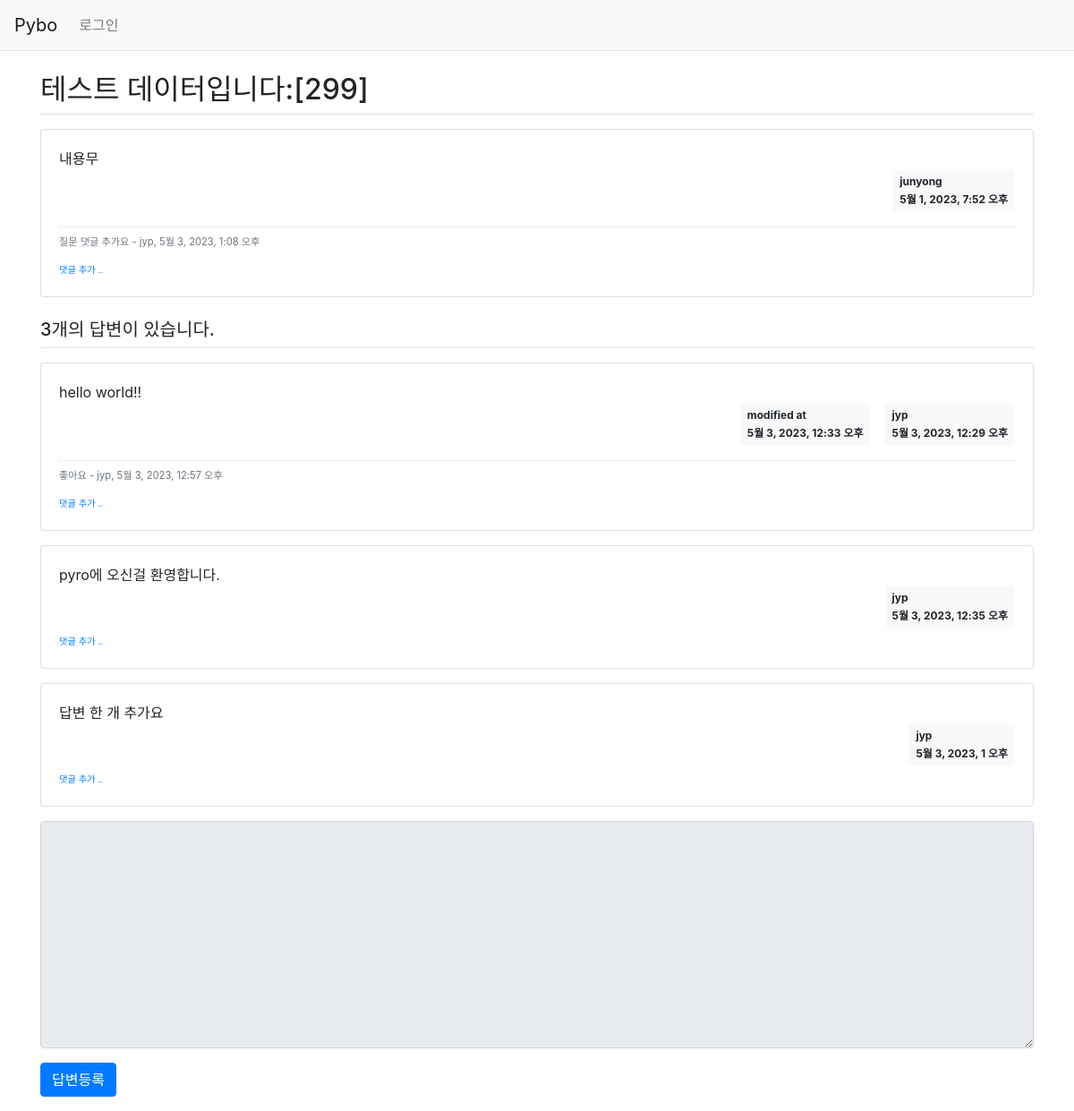
Screenshot of /pybo/301/ with the database file from the repository.
### pybo/models.py (models this page shows, shortened)
class Question(models.Model):
    author = models.ForeignKey(User, on_delete=models.CASCADE, related_name='author_question')
    subject = models.CharField(max_length=200)
    content = models.TextField()
    create_date = models.DateTimeField()
    modify_date = models.DateTimeField(null=True, blank=True)
    voter = models.ManyToManyField(User, related_name='voter_question')

class Comment(models.Model):
    author = models.ForeignKey(User, on_delete=models.CASCADE)
    content = models.TextField()
    create_date = models.DateTimeField()
    modify_date = models.DateTimeField(null=True, blank=True)
    question = models.ForeignKey(Question, null=True, blank=True, on_delete=models.CASCADE)
    answer = models.ForeignKey(Answer, null=True, blank=True, on_delete=models.CASCADE)

class Answer(models.Model):
    author = models.ForeignKey(User, on_delete=models.CASCADE, related_name='author_answer')
    question = models.ForeignKey(Question, on_delete=models.CASCADE)
    content = models.TextField()
    create_date = models.DateTimeField()
    modify_date = models.DateTimeField(null=True, blank=True)
    voter = models.ManyToManyField(User, related_name='voter_answer')

### pybo/views.py (the view)
# urls.py: path('<int:question_id>/', views.detail, name='detail'),
def detail(request, question_id):
    question = get_object_or_404(Question, pk=question_id)
    context = {'question': question}
    return render(request, 'pybo/question_detail.html', context)

### templates/pybo/question_detail.html (shortened to what this page needs)
{% extends 'base.html' %}
{% block content %}
<div class="container my-3">
    <h2 class="border-bottom py-2">{{ question.subject }}</h2>
    <div class="card my-3">
        <div class="card-body">
            <div class="card-text" style="white-space: pre-line;">{{ question.content }}</div>
            <div class="d-flex justify-content-end">
                <div class="badge badge-light p-2 text-left">
                    <div class="mb-2">{{ question.author.username }}</div>
                    <div>{{ question.create_date }}</div>
                </div>
            </div>
            {% if question.comment_set.count > 0 %}
            <div class="mt-3">
            {% for comment in question.comment_set.all %}
                <div class="comment py-2 text-muted">
                    <span style="white-space: pre-line;">{{ comment.content }}</span>
                    <span>
                        - {{ comment.author }}, {{ comment.create_date }}
                    </span>
                </div>
            {% endfor %}
            </div>
            {% endif %}
            <div>
                <a href="{% url 'pybo:comment_create_question' question.id  %}"
                   class="small"><small>댓글 추가 ..</small></a>
            </div>
        </div>
    </div>
    <h5 class="border-bottom my-3 py-2">{{question.answer_set.count}}개의 답변이 있습니다.</h5>
    {% for answer in question.answer_set.all %}
    <div class="card my-3">
        <div class="card-body">
            <div class="card-text" style="white-space: pre-line;">{{ answer.content }}</div>
            <div class="d-flex justify-content-end">
                {% if answer.modify_date %}
                <div class="badge badge-light p-2 text-left mx-3">
                    <div class="mb-2">modified at</div>
                    <div>{{ answer.modify_date }}</div>
                </div>
                {% endif %}
                <div class="badge badge-light p-2 text-left">
                    <div class="mb-2">{{ answer.author.username }}</div>
                    <div>{{ answer.create_date }}</div>
                </div>
            </div>
            {% if answer.comment_set.count > 0 %}
            <div class="mt-3">
            {% for comment in answer.comment_set.all %}
                <div class="comment py-2 text-muted">
                    <span style="white-space: pre-line;">{{ comment.content }}</span>
                    <span>
                        - {{ comment.author }}, {{ comment.create_date }}
                    </span>
                </div>
            {% endfor %}
            </div>
            {% endif %}
            <div>
                <a href="{% url 'pybo:comment_create_answer' answer.id  %}"
                   class="small"><small>댓글 추가 ..</small></a>
            </div>
        </div>
    </div>
    {% endfor %}
    <form action="{% url 'pybo:answer_create' question.id %}" method="post" class="my-3">
        <div class="form-group">
            <textarea {% if not user.is_authenticated %}disabled{% endif %}
              name="content" id="content" class="form-control" rows="10"></textarea>
        </div>
        <input type="submit" value="답변등록" class="btn btn-primary">
    </form>
</div>
{% endblock %}

### static/style.css (style rules this page uses)
.comment { border-top:dotted 1px #ddd; font-size:0.7em; }

### rows the page displays
Question: subject "테스트 데이터입니다:[299]", content "내용무", author.username "junyong", create_date "5월 1, 2023, 7:52 오후", answer_set.count "3"
Comment: content "질문 댓글 추가요", author "jyp", create_date "5월 3, 2023, 1:08 오후"
Answer: content "hello world!!", modify_date "5월 3, 2023, 12:33 오후", author.username "jyp", create_date "5월 3, 2023, 12:29 오후"
Comment: content "좋아요", author "jyp", create_date "5월 3, 2023, 12:57 오후"
Answer: content "pyro에 오신걸 환영합니다.", author.username "jyp", create_date "5월 3, 2023, 12:35 오후"
Answer: content "답변 한 개 추가요", author.username "jyp", create_date "5월 3, 2023, 1 오후"
